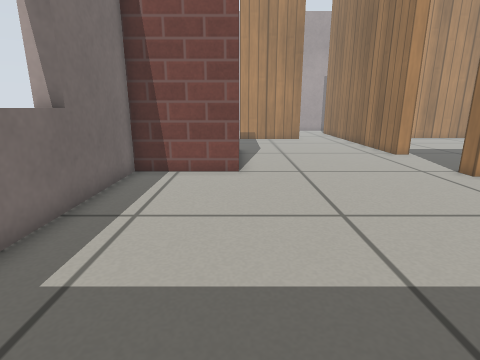
view 1 (above)

22 first-person views from a walk through a Gazebo world. The camera is 0.5 m above the floor, tilts 14° down and sees 80° across. The floor is counted in squares, 0.2 m on a side. Each view is taken from the middle of a square. On the plan, view 1 faces up. The plan holds only what a view shows up to about 18 squares ahead; the rest is blank. Simple patterns stand in for the simulator's built-in surfaces.

view 2
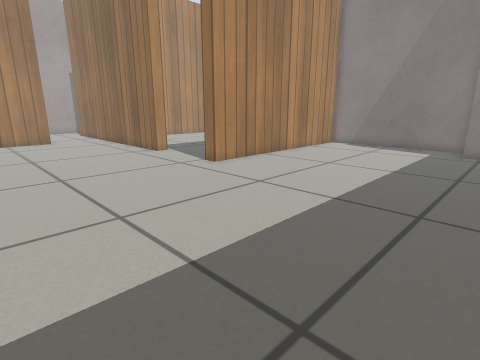

view 3
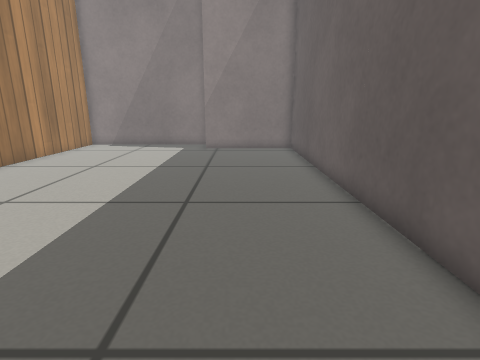

view 4
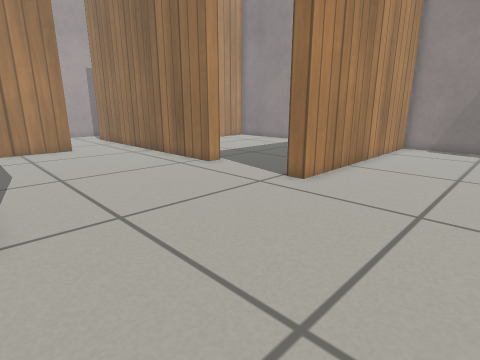

view 5
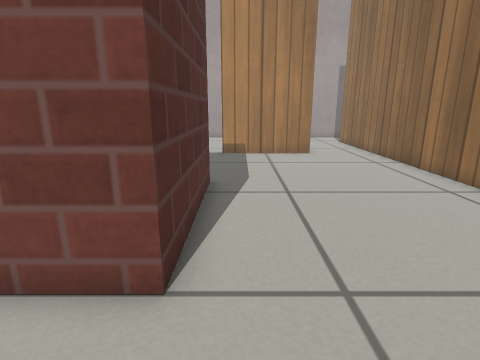

view 6
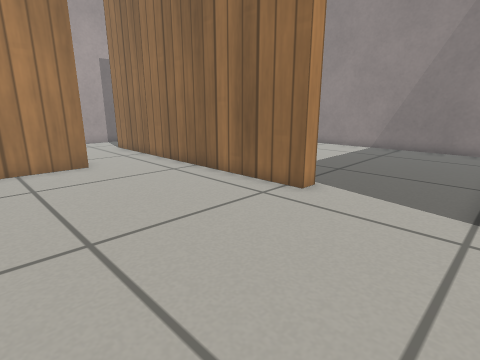

view 7
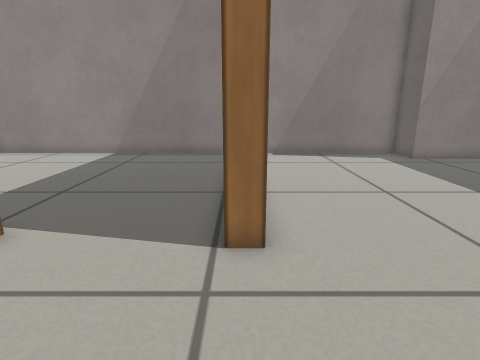

view 8
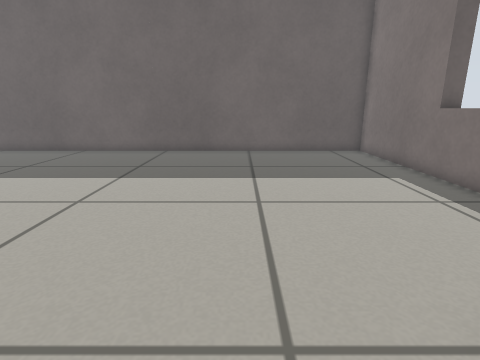

view 9
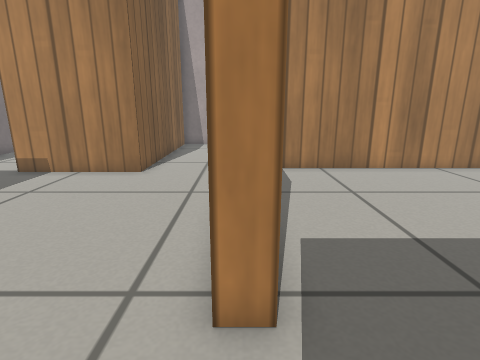

view 10
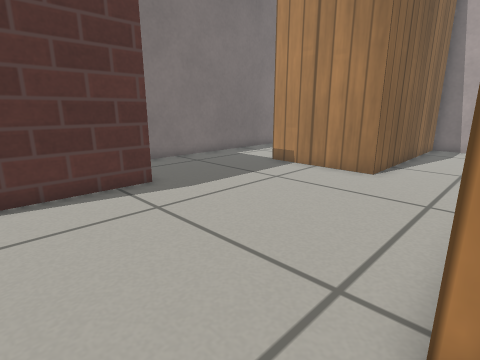

view 11
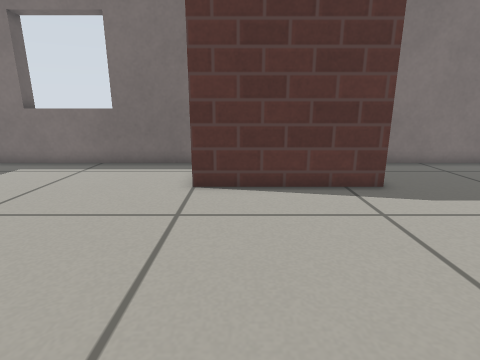

view 12
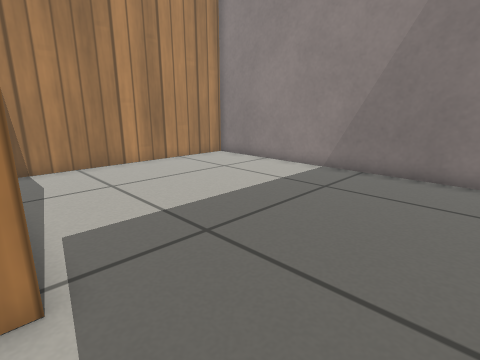

view 13
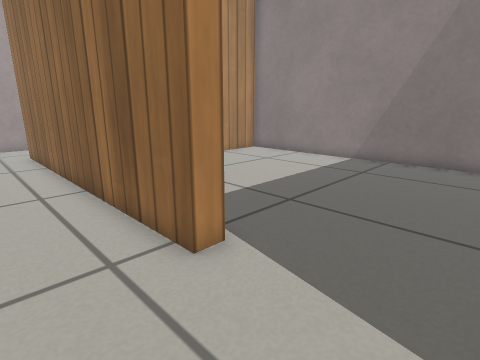

view 14
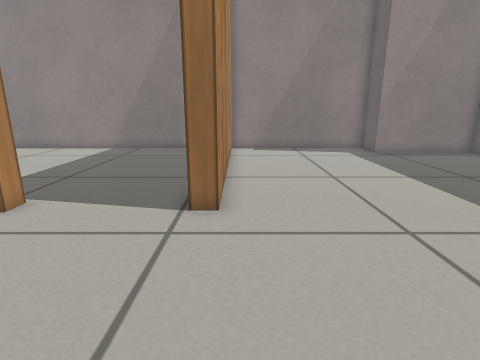

view 15
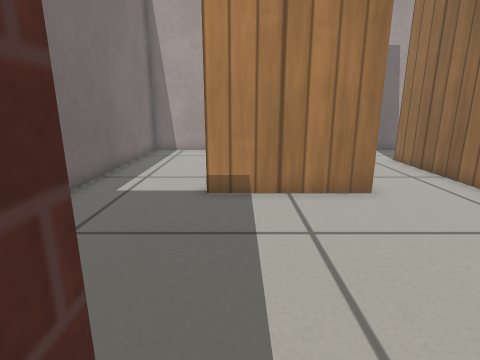

view 16
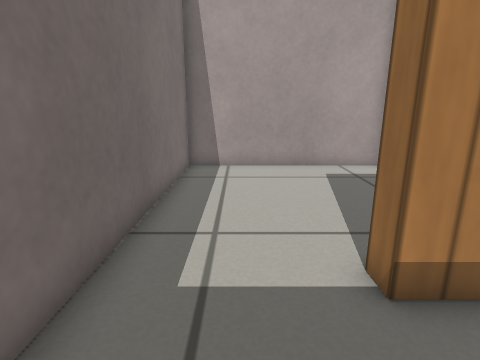

view 17
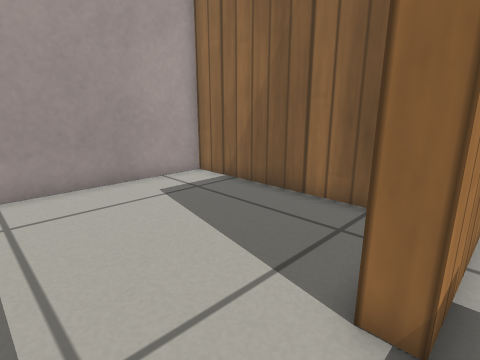

view 18
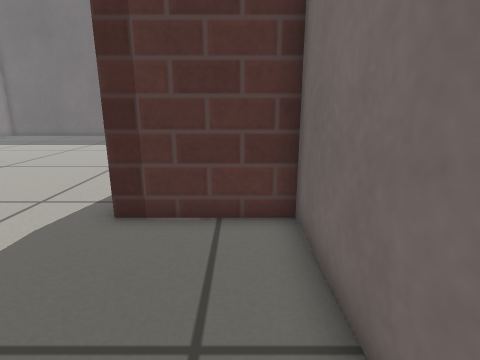

view 19
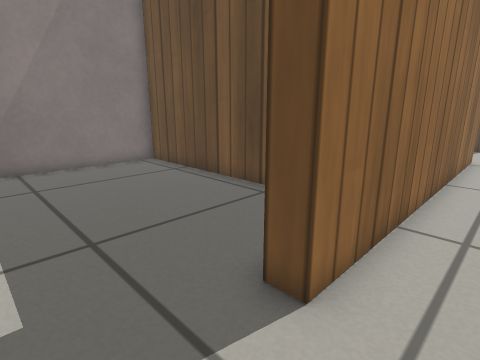

view 20
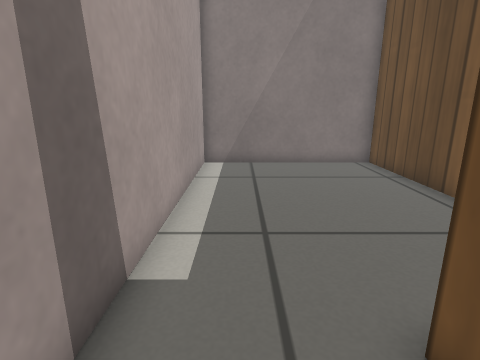

view 21
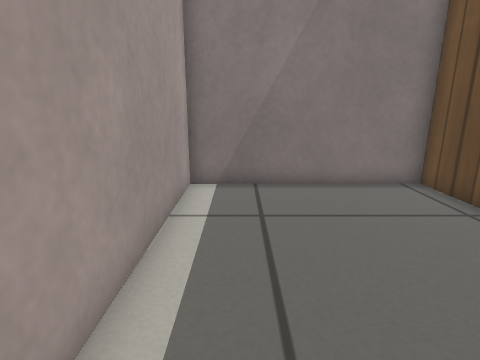

view 22
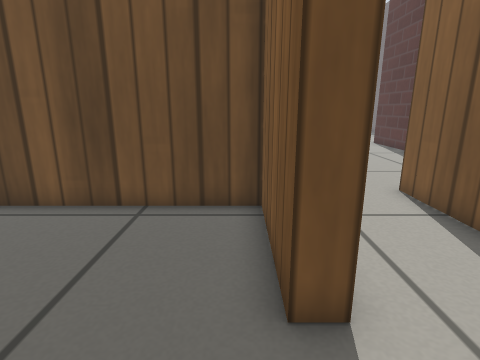

### Floor plan
Points are (right, up) in squares from view 1. A wall is a line through its corners. A room is listed if a view was taken in it or the views show most of it. See-through windows are left out.
Room 1 (views 1, 2, 3, 4, 5, 6, 7, 8, 13, 14, 15, 19, 20)
walls: (8.7, 15.8) (8.7, 30.1); (0, 17.7) (0, 11.4) (-4.3, 11.4) (-4.3, -3.3) (18.4, -3.3) (18.4, 2.2) (20.5, 2.2) (20.5, 10.5) (8.7, 10.5) (8.7, 11.4); (8.5, 33.7) (5, 33.7) (5, 24.3) (0, 24.3)
ways out: opening at (9, 13.5) to room 2; opening at (0, 21.5) to room 3; opening at (9, 32) to room 4
Room 2 (views 9, 10, 11, 12)
walls: (9.5, 15.8) (8.7, 15.8); (20.5, 11.9) (20.5, 25.1) (10.4, 25.1)
ways out: opening at (9, 13.5) to room 1
Room 3 (views 16, 17, 18)
walls: (-4.3, 24.6) (-4.3, 17.7) (0, 17.7)
ways out: opening at (0, 21.5) to room 1; opening at (-2, 25) to room 5
Room 4 (views 21, 22)
walls: (8.7, 30.1) (9.4, 30.1) (9.4, 25.8) (20.5, 25.8) (20.5, 33.7) (8.5, 33.7)
ways out: opening at (9, 32) to room 1
Room 5 (no view inside)
walls: (0, 24.3) (0, 25.1); (4.3, 26.5) (4.3, 33.7) (-4.3, 33.7) (-4.3, 24.6)
ways out: opening at (-2, 25) to room 3

Where each view was taken, in squares from view 1:
view 1: 0 up, 0 right, facing up
view 2: 0 up, 0 right, facing up-right
view 3: 0 up, 0 right, facing right
view 4: 5 up, 0 right, facing up-right
view 5: 8 up, 1 right, facing up
view 6: 11 up, 1 right, facing up-right
view 7: 11 up, 4 right, facing right
view 8: 14 up, 3 right, facing down
view 9: 13 up, 9 right, facing up
view 10: 13 up, 9 right, facing up-left
view 11: 13 up, 9 right, facing left
view 12: 12 up, 9 right, facing up-right
view 13: 12 up, 6 right, facing up-right
view 14: 10 up, 2 right, facing right
view 15: 16 up, 1 right, facing up
view 16: 21 up, 2 left, facing up
view 17: 24 up, 3 left, facing up-right
view 18: 24 up, 3 left, facing down
view 19: 33 up, 7 right, facing down-right
view 20: 32 up, 7 right, facing right
view 21: 32 up, 11 right, facing right
view 22: 33 up, 10 right, facing down
